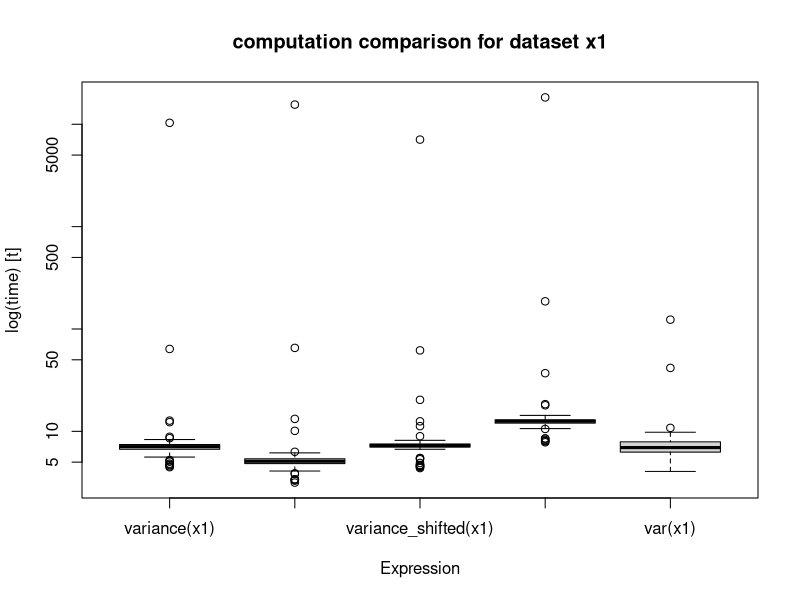
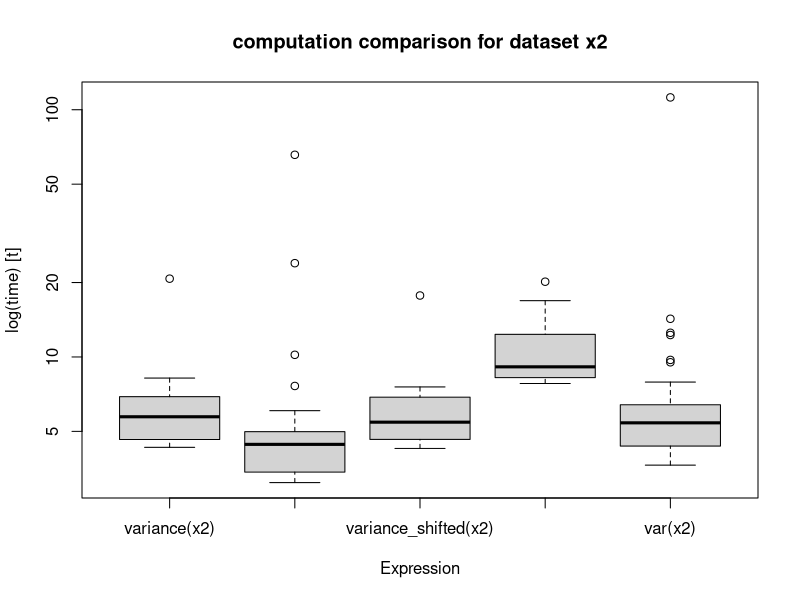
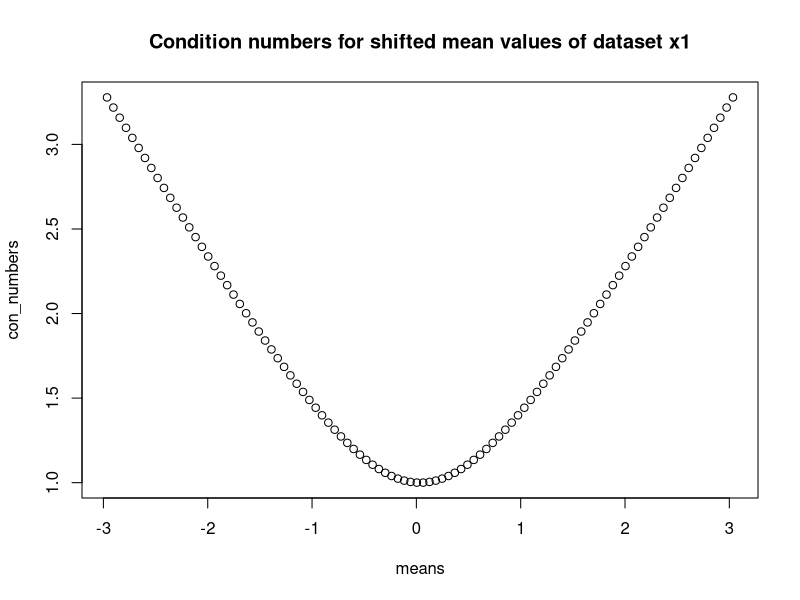
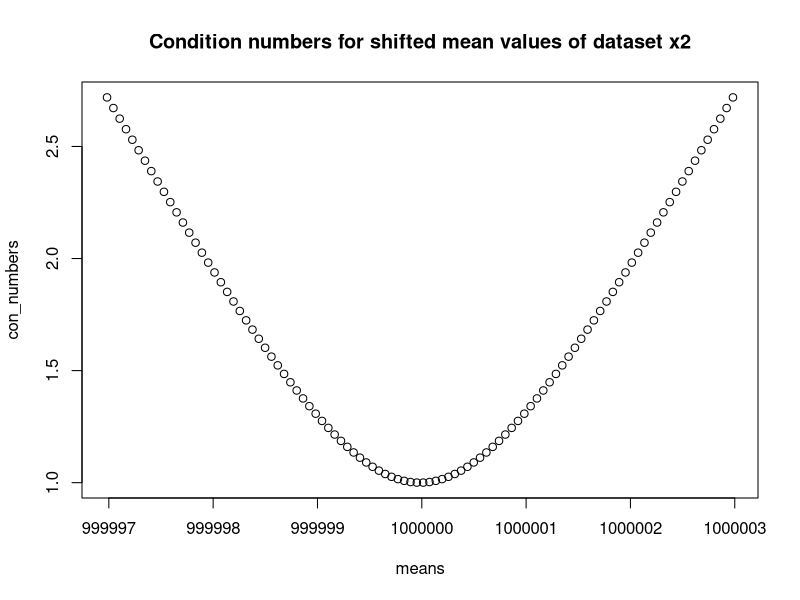

The R script that drew these images, in order:
## ---- chunk 1
library(microbenchmark)

set.seed(12208157)

# create datasets
x1 <- rnorm(100)
x2 <- rnorm(100,mean=1000000)
## ---- chunk 2
# function to calculate sample mean
sample_mean <- function(x){
  sum <- 0
  for (i in x){
    sum <- sum + i
  }
  return (sum/length(x))
}

# function to implement algorithm 1
variance <- function(x){
  sample_mean_x <- sample_mean(x)
  sum <- 0
  for (i in x){
    sum <- sum + (i - sample_mean_x)^2
  }
  var <- (1/(length(x1)-1))*sum
  return (var)
}
## ---- chunk 3
variance_excel <- function(x){
  n <- length(x)
  p1 <- 0
  p2 <- 0
  
  for (i in x){
    p1 <- p1 + i^2
    p2 <- p2 + i
  }
  p2 <- (p2^2)/n
  
  var <- (p1-p2)/(n-1)
  return (var)
}
## ---- chunk 4
variance_shifted <- function(x, c=x[1]){
  p1 <- 0
  p2 <- 0
  len <- length(x)
  
  for (i in x){
    p1 <- p1 + (i-c)^2
    p2 <- p2 + (i-c)
  }
  p2 <- (p2^2)/len
  
  var <- (p1-p2)/(len-1)
  return (var)
}
## ---- chunk 5
variance_batch <- function(x){
  mean <- x[1]
  var <- 0
  
  for (n in 2:length(x)){
    var <- ((n-2)/(n-1))*var + ((x[n]-mean)^2)/n
    mean <- mean+(x[n]-mean)/n
  }
  return (var)
}
## ---- chunk 6
variance_wrapper <- function(x){
  return(c(variance(x),variance_excel(x),variance_shifted(x),variance_batch(x),var(x)))
}
## ---- chunk 7
m_x1 <- microbenchmark(variance(x1),variance_excel(x1),variance_shifted(x1),variance_batch(x1),var(x1), times = 100)
m_x2 <- microbenchmark(variance(x2),variance_excel(x2),variance_shifted(x2),variance_batch(x2),var(x2), times = 100)
## ---- chunk 8
summary(m_x1)
## ---- chunk 9
summary(m_x2)
## ---- chunk 10
boxplot(m_x1, main="computation comparison for dataset x1")
## ---- chunk 11
boxplot(m_x2, main="computation comparison for dataset x2")
## ---- chunk 12
start <- Sys.time()
# perform operations
end <- Sys.time()

duration <- end - start
## ---- chunk 13
condition_number <- function(n,mean,S){
  condition_num <- sqrt(1+(((mean^2) * n)/S))
}
## ---- chunk 14
compute_condition_nums <- function(x){
  mean <- sample_mean(x)
  n <- length(x)
  means <- list()
  condition_numbers <- list()
  shift_values = seq(from=mean-3,to=mean+3,length.out=100) # generate list of shift values
  for (i in 1:length(shift_values)){
    mean_shifted <- mean - shift_values[i]
    means[i] <- shift_values[i]
    x_shifted <- x - shift_values[i]
    S <- sum((x_shifted - mean_shifted)^2)
    con_number = condition_number(n,mean_shifted,S) # compute condition numbers
    condition_numbers[i] <- con_number
  }
  result <- c(means,condition_numbers)
  return (result) # return concatenated result
}

## ---- chunk 15
result <- compute_condition_nums(x1)
means <- result[1:100]
con_numbers <- result[101:200]
plot(means,con_numbers,main="Condition numbers for shifted mean values of dataset x1")
## ---- chunk 16
result <- compute_condition_nums(x2)
means <- result[1:100]
con_numbers <- result[101:200]
plot(means,con_numbers,main="Condition numbers for shifted mean values of dataset x2")
## ---- chunk 17
x1 <- rnorm(100)
x2 <- rnorm(100,mean=1000000)
x3 <- rnorm(100,mean=1/1000000,sd=0.000001) # dataset where the requirement is not fulfilled
## ---- chunk 18
# compute condition numbers
mean_x1 <- mean(x1)
mean_x2 <- mean(x2)
mean_x3 <- mean(x3)
con_number_x1 = condition_number(100,mean_x1,sum((x1 - mean_x1)^2))
con_number_x2 = condition_number(100,mean_x2,sum((x2 - mean_x2)^2))
con_number_x3 = condition_number(100,mean_x3,sum((x3 - mean_x3)^2))
con_numbers <- c(con_number_x1,con_number_x2,con_number_x3)
con_numbers

